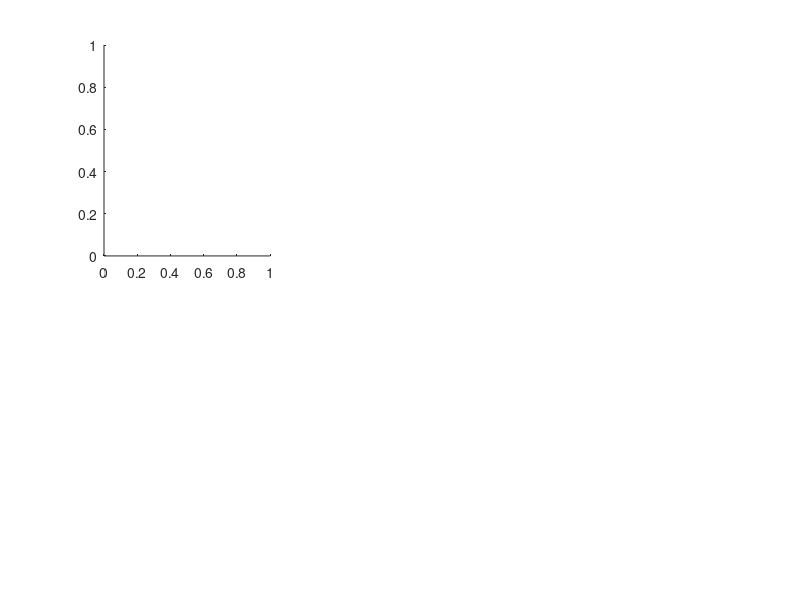

Here is the MATLAB script that generated this plot: (Note: this script raises an error after producing the figure.)
% Plaque Size Plots

figure('Position',[100 500 1800 1400])

colors = [.75  0  0 ;
          .75  .5  0 ;
          0  .75 0 ;
          0 0 .75];

% Avian

subplot(2, 3, 1)
semilogy(time, infect(ar20)+ar20(:,5), 'color', colors(1,:), 'LineWidth', 2)
hold on
semilogy(time, ar20(:,3), 'color', colors(2,:), 'LineWidth', 2)
semilogy(time, ar20(:,4), 'color', colors(3,:), 'LineWidth', 2)
semilogy(time, ar20(:,7), 'color', colors(4,:), 'LineWidth', 2)
hold off

set(gca, 'FontSize', 16)
set(gca, 'YColor', 'k')
set(gca, 'YLim', [0 6000])
set(gca, 'YTick', [1 10 100 1000])
set(gca, 'XLim', [0 10])
set(gca, 'XTick', 0:2:10)
xlabel('Days Post-Infection')
ylabel('Infected Cell Count (log10)')
title('aH5N1 Influenza')
%set(gca, 'FontSize', 12)
legend('Plaque size (cells)', 'Virus-incubating cells', 'Virus-secreting cells', 'T-cells at FOI', 2)

% Seasonal

subplot(2, 3, 2)
semilogy(time, infect(sb20)+sb20(:,5), 'color', colors(1,:), 'LineWidth', 2)
hold on
semilogy(time, sb20(:,3), 'color', colors(3,:), 'LineWidth', 2)
semilogy(time, sb20(:,4), 'color', colors(2,:), 'LineWidth', 2)
semilogy(time, sb20(:,7), 'color', colors(4,:), 'LineWidth', 2)
hold off

set(gca, 'FontSize', 16)
set(gca, 'YColor', 'k')
set(gca, 'YLim', [0 6000])
set(gca, 'YTick', [1 10 100 1000])
set(gca, 'XLim', [0 10])
set(gca, 'XTick', 0:2:10)
xlabel('Days Post-Infection')
%ylabel('Infected Cell Count (log10)')
title('sH1N1 Influenza')
set(gca, 'FontSize', 12)
% legend('Plaque size (cells)', 'Virus-incubating cells', 'Virus-secreting cells', 'T-cells at FOI', 2)

% Swine

subplot(2, 3, 3)
semilogy(time, infect(wb20)+wb20(:,5), 'color', colors(1,:), 'LineWidth', 2)
hold on
semilogy(time, wb20(:,3), 'color', colors(3,:), 'LineWidth', 2)
semilogy(time, wb20(:,4), 'color', colors(2,:), 'LineWidth', 2)
semilogy(time, wb20(:,7), 'color', colors(4,:), 'LineWidth', 2)
hold off

set(gca, 'FontSize', 16)
set(gca, 'YColor', 'k')
set(gca, 'YLim', [0 6000])
set(gca, 'YTick', [1 10 100 1000])
set(gca, 'XLim', [0 10])
set(gca, 'XTick', 0:2:10)
xlabel('Days Post-Infection')
%ylabel('Infected Cell Count (log10)')
title('pH1N1 Influenza')
set(gca, 'FontSize', 12)
% legend('Plaque size (cells)', 'Virus-incubating cells', 'Virus-secreting cells', 'T-cells at FOI', 2)

% T-Cell Ratios

subplot(2, 3, [4 6])

semilogy(time, ar20(:,7) ./ (infect(ar20) + ar20(:,5)), 'color', colors(1,:), 'LineWidth', 2)
hold on
semilogy(time, sb20(:,7) ./ (infect(sb20) + sb20(:,5)), 'color', colors(3,:), 'LineWidth', 2)
semilogy(time, wb20(:,7) ./ (infect(wb20) + wb20(:,5)), 'color', colors(4,:), 'LineWidth', 2)
hold off

set(gca, 'FontSize', 16)
set(gca, 'YColor', 'k')
set(gca, 'YLim', [.01 20])
set(gca, 'YTick', [.01 .1 1 10])
set(gca, 'XLim', [5 10])
set(gca, 'XTick', 5:1:10)
xlabel('Days Post-Infection')
ylabel('Infected Cell Count (log10)')
title('log10 plot of T-cell to infection size ratio')
legend('aH5N1', 'sH1N1', 'pH1N1', 2)
